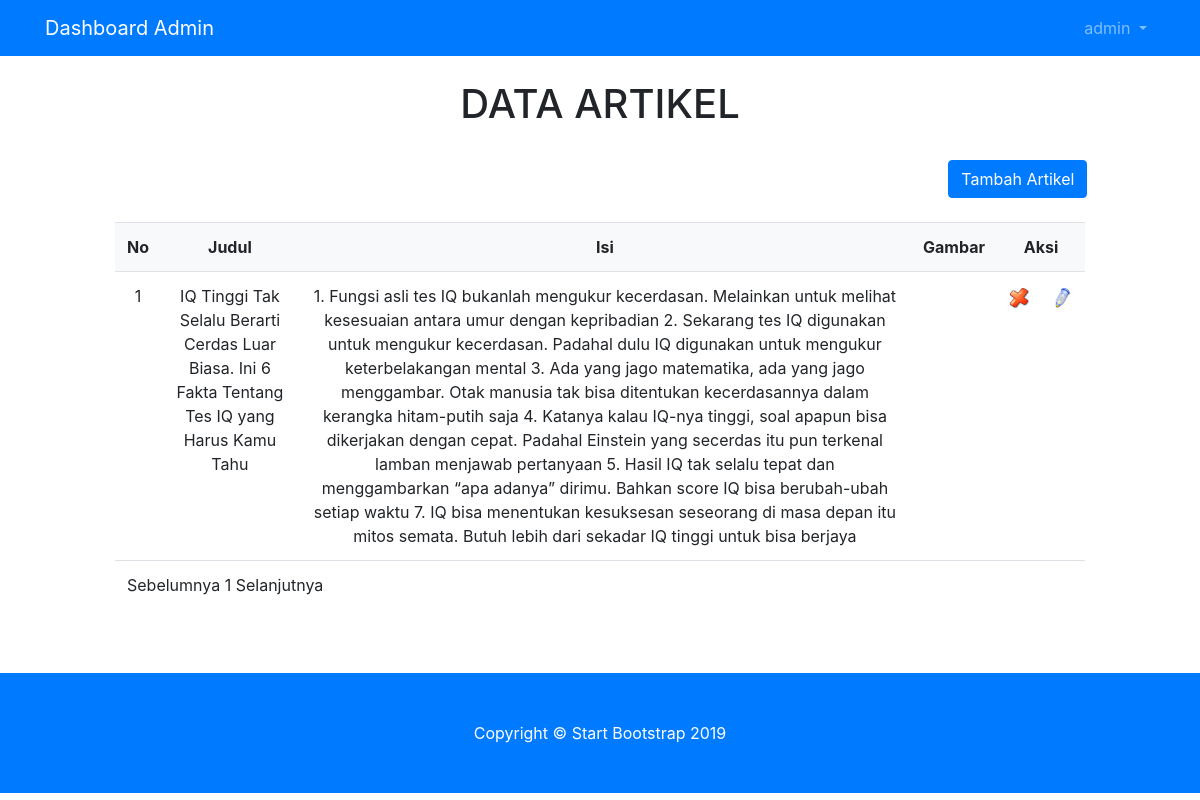
/dashboard/artikel/artikel_data.php (signed in), run on the app's committed database.
### tables this page shows
CREATE TABLE IF NOT EXISTS `artikel` (
`idArtikel` int(11) NOT NULL,
  `judul` varchar(100) DEFAULT NULL,
  `text` varchar(2000) DEFAULT NULL,
  `pathImage` varchar(100) DEFAULT NULL
);

### dashboard/artikel/artikel_data.php (the view, shortened to what this page needs)
<?php
include '../layout/header.php';
if (empty($_SESSION['username']) AND empty($_SESSION['status'])) {
	echo "<center>Untuk mengakses halaman ini, Anda harus login <br>";
	echo "<a href=index.php><b>LOGIN</b></a></center>";
}
else{
	?>
	<br>
	<div class="container-fluid">
		<center><h1>DATA ARTIKEL</h1></center>
		<div class="row">
			<div class="col-md-1"></div>
			<div class="col-md-10">
				<br>
					<form action="artikel_tambah.php">
						<div class="row">
							<div class="col-md-10">
							</div>
							<div class="col-md-2"><center><input type="submit" class="btn btn-primary" value="Tambah Artikel" /></center></div>
						</div>
						<br>
						<table class="table" >
							<tr class="bg-light">
									<td><div align="center"><strong>No</strong></div></td>
									<td><div align="center"><strong>Judul</strong></div></td>
									<td><div align="center"><strong>Isi</strong></div></td>
                                    <td><div align="center"><strong>Gambar</strong></div></td>
									<td colspan="2"><div align="center"><strong>Aksi</strong></div></td>
								</tr>
								<?php
								$batas = 20;
								$pg = isset( $_GET['pg'] ) ? $_GET['pg'] : "";
								if ( empty( $pg ) ) {
									$posisi = 0;
									$pg = 1;
								} else {
									$posisi = ( $pg - 1 ) * $batas;
								}
								$no=0+$posisi;
								$tampil="SELECT idArtikel, judul, text, pathImage FROM artikel limit $posisi, $batas";
								$qryTampil=mysql_query($tampil);
								while ($dataTampil=mysql_fetch_array($qryTampil)) {
									$no++;
									?>
									<tr bgcolor="#FFFFFF">
										<td align="center"><?php echo $no ; ?></td>
										<td align="center"><?php echo $dataTampil['judul']; ?></td>
                                        <td align="center"><?php echo $dataTampil['text']; ?></td>
										<td align="center"><?php echo $dataTampil['pathImage']; ?></td>
										<td>
											<div align="center">
												<a href="artikel_hapus.php?idArtikel=<?php echo $dataTampil['idArtikel'] ; ?>" onclick="javascript: return confirm('Anda yakin hapus ?')"><img src="gambar/hapus.png" width="20"></a>
											</td>
											<td>
												<a href="artikel_edit.php?idArtikel=<?php echo $dataTampil['idArtikel']; ?>"><img src="gambar/edit.png" width="20"></a>
											</div>
								<?php } ?>
								<tr bgcolor="#FFFFFF">
									<td colspan="11">
										<?php
										$jml_data = mysql_num_rows(mysql_query("SELECT * FROM artikel"));
			$JmlHalaman = ceil($jml_data/$batas);
			if ( $pg > 1 ) {
				$link = $pg-1;
				$prev = "<a href='?pg=$link'>Sebelumnya </a>";
			} else {
				$prev = "Sebelumnya ";
			}
			$nmr = '';
			for ( $i = 1; $i<= $JmlHalaman; $i++ ){
				if ( $i == $pg ) {
					$nmr .= $i . " ";
				} else {
					$nmr .= "<a href='?pg=$i'>$i</a> ";
				}
			}
			if ( $pg < $JmlHalaman ) {
				$link = $pg + 1;
				$next = " <a href='?pg=$link'>Selanjutnya</a>";
			} else {
				$next = "Selanjutnya";
			}
			echo $prev . $nmr . $next;
			?>
		</td>
	</tr>
<br>
<br>
</div>
<div class="col-md-1"></div>
</div>
<?php }
include '../layout/footer.php';
?>

### dashboard/artikel/css/heroic-features.css (style rules this page uses)
body { padding-top: 56px; }

### data on the page
artikel: judul "IQ Tinggi Tak Selalu Berarti Cerdas Luar Biasa. Ini 6 Fakta Tentang Tes IQ yang Harus Kamu Tahu", text "1. Fungsi asli tes IQ bukanlah mengukur kecerdasan. Melainkan untuk melihat kesesuaian antara umur dengan kepribadian 2. Sekarang tes IQ digunakan untuk mengukur kecerdasan. Padahal dulu IQ digunakan untuk mengukur keterbelakangan mental 3. Ada yang jago matematika, ada yang jago menggambar. Otak manusia tak bisa ditentukan kecerdasannya dalam kerangka hitam-putih saja 4. Katanya kalau IQ-nya tinggi, soal apapun bisa dikerjakan dengan cepat. Padahal Einstein yang secerdas itu pun terkenal lamban menjawab pertanyaan 5. Hasil IQ tak selalu tepat dan menggambarkan “apa adanya” dirimu. Bahkan score IQ bisa berubah-ubah setiap waktu 7. IQ bisa menentukan kesuksesan seseorang di masa depan itu…"

### other printed values
$_SESSION['username'] "admin"
$prev "Sebelumnya"
$next "Selanjutnya"
